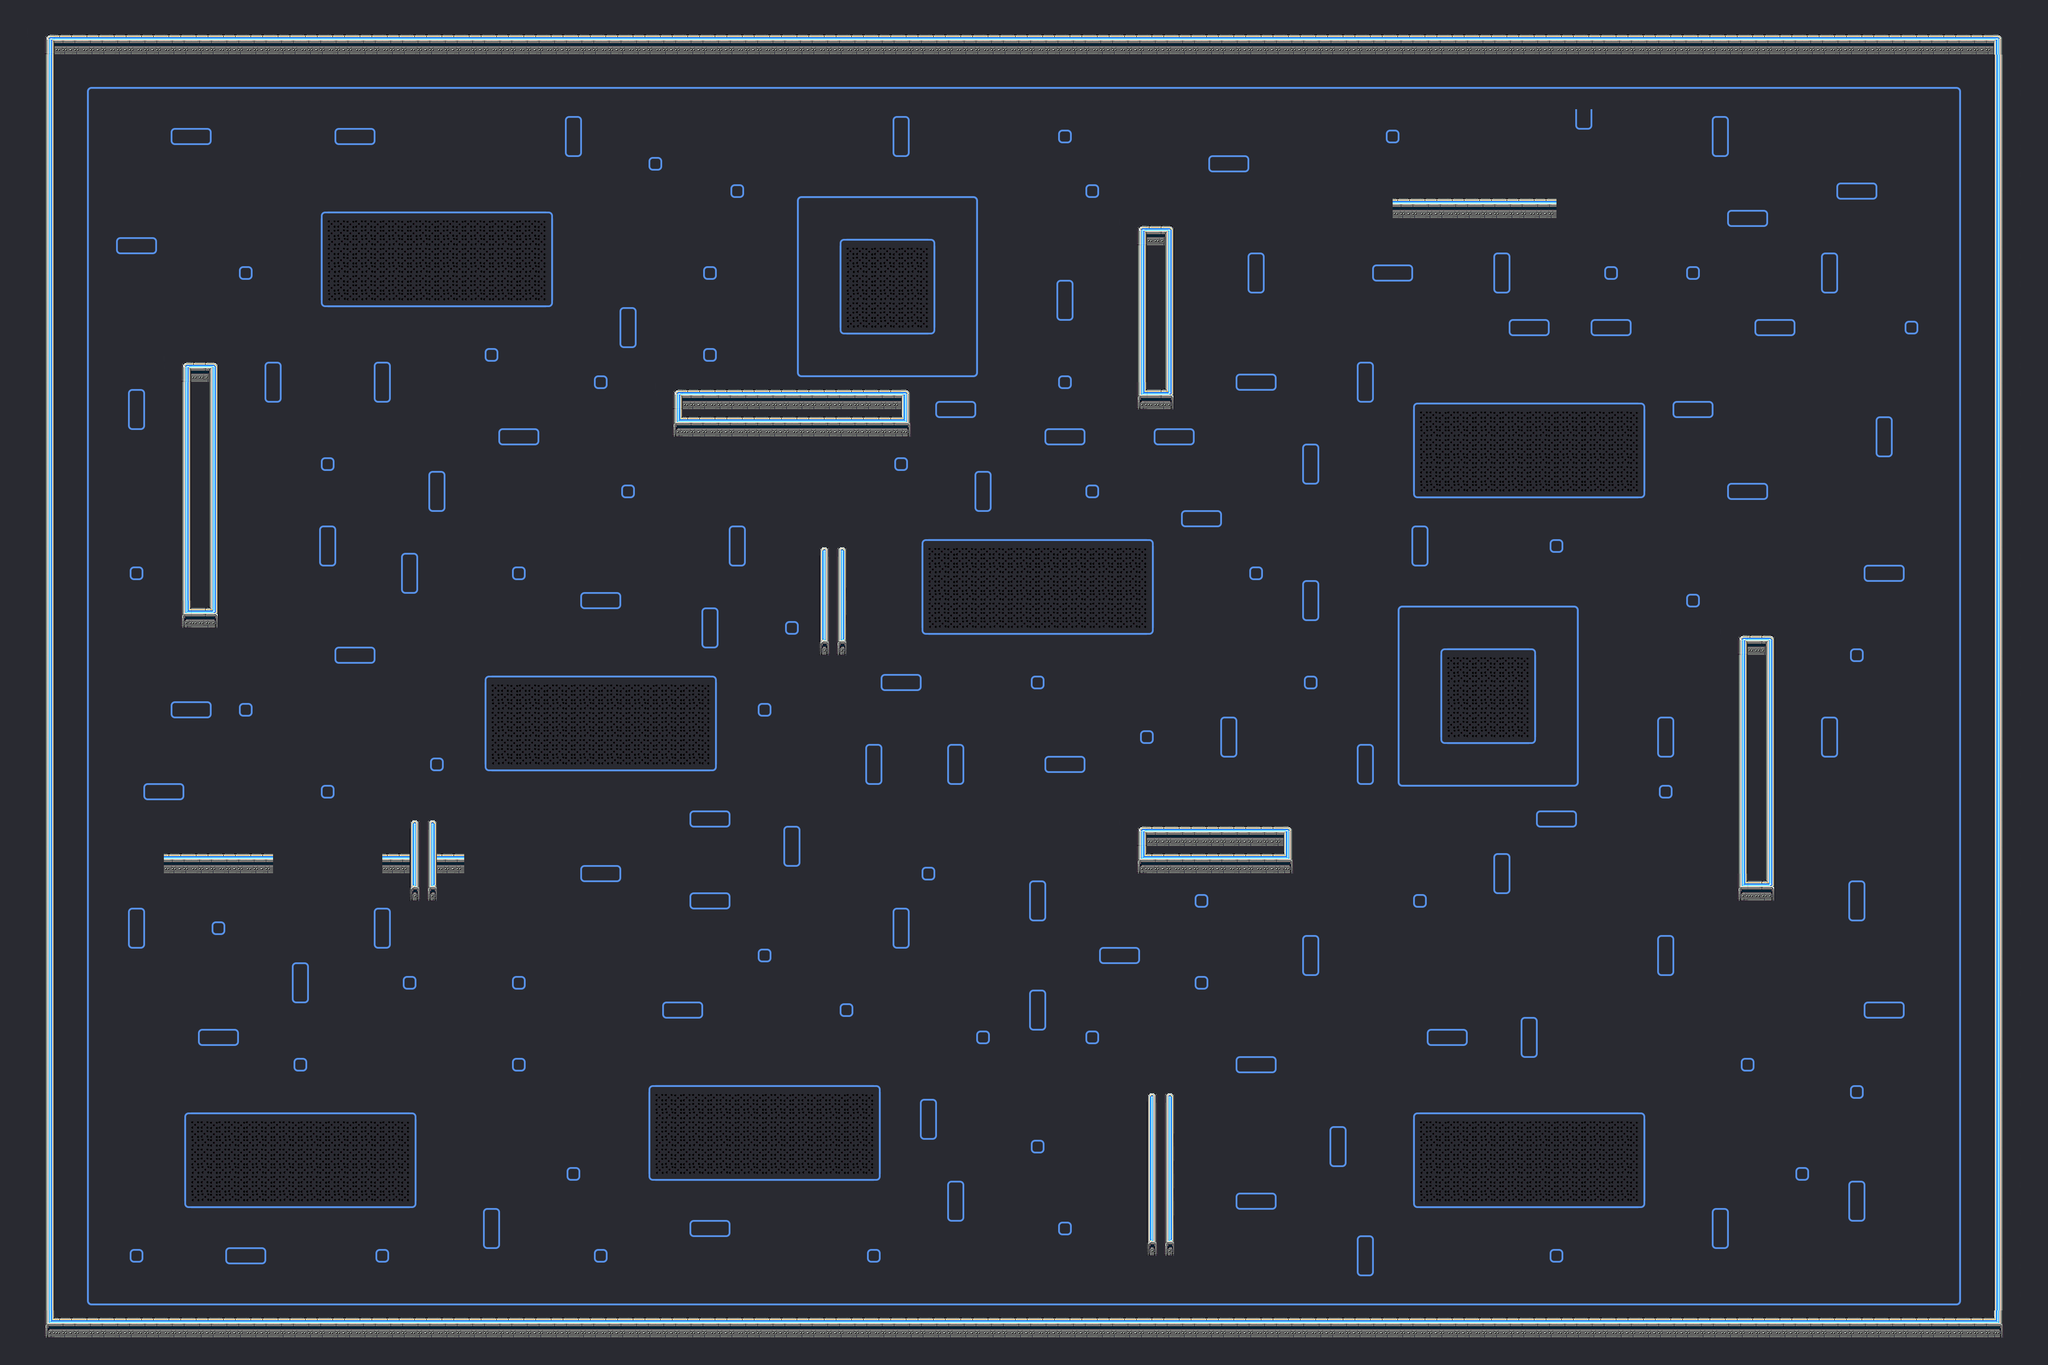

Tiled map render using the project's own tile images. Description and the map definition, with tile-layer contents summarised, below:
An orthogonal 75x50 tile map with 64x64 px tiles, 1 tile layer (Capa de Patrones 1).

<map version="1.2" tiledversion="1.2.0" orientation="orthogonal" renderorder="left-up" width="75" height="50" tilewidth="64" tileheight="64" infinite="0" nextlayerid="5" nextobjectid="1">
 <tileset firstgid="1" source="floor_SpriteSheet.tsx" />
 <layer id="4" name="Capa de Patrones 1" width="75" height="50">
  <data>[3750 cells, 3750 non-empty, 34 distinct tile ids]</data>
 </layer>
</map>
